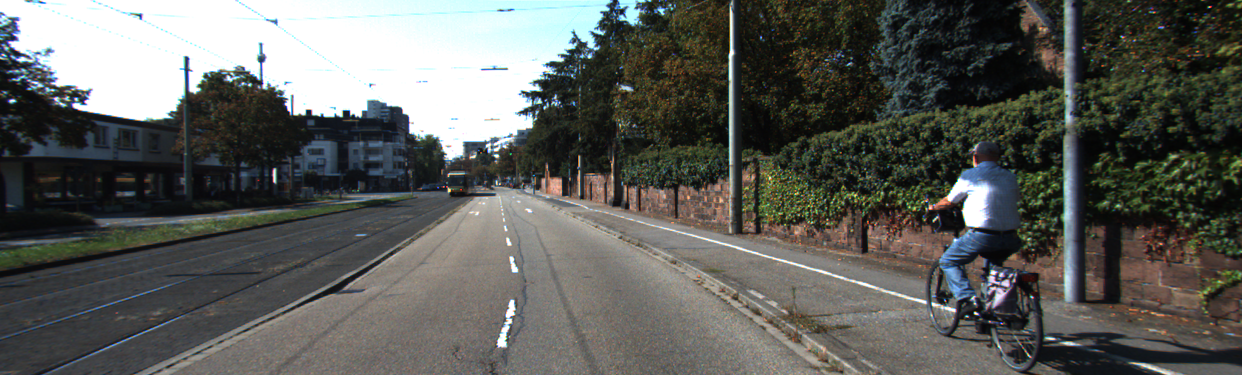
#> input picture dataset/images/um_000000.png, 1242 x 375 px, found by its file name; its folder holds only this picture in this run
$ jupyter execute MediumCode.ipynb
#> lines starting #> are read from the running program, lines starting #| are printed output that depends on the picture; after the words box and inside, x2 and y2 are one past the last pixel; in counts of white or black regions, pixels touching at a corner belong together
[cell 1]
import cv2
import numpy as np
import os
import matplotlib.pyplot as plt

def do_canny(frame):
    # Converts frame to grayscale because we only need the luminance channel for detecting edges - less computationally expensive
    gray = cv2.cvtColor(frame, cv2.COLOR_RGB2GRAY)
    # Applies a 5x5 gaussian blur with deviation of 0 to frame - not mandatory since Canny will do this for us
    blur = cv2.GaussianBlur(gray, (5, 5), 0)
    # Applies Canny edge detector with minVal of 50 and maxVal of 150
    canny = cv2.Canny(blur, 50, 150)
    #plt.imshow(canny)
    return canny

def do_segment(frame):
    # Since an image is a multi-directional array containing the relative intensities of each pixel in the image, we can use frame.shape to return a     #tuple: [number of rows, number of columns, number of channels] of the dimensions of the frame
    # frame.shape[0] give us the number of rows of pixels the frame has. Since height begins from 0 at the top, the y-coordinate of the bottom of       #the frame is its height
    height = frame.shape[0]
    #width = frame.shape[1]
    # Creates a triangular polygon for the mask defined by three (x, y) coordinates
    polygons = np.array([
                            [(0, height), (1200, height), (1000,200), (400,200)]
                        ])
    # Creates an image filled with zero intensities with the same dimensions as the frame
    mask = np.zeros_like(frame)
    # Allows the mask to be filled with values of 1 and the other areas to be filled with values of 0
    cv2.fillPoly(mask, polygons, 255)
    # A bitwise and operation between the mask and frame keeps only the triangular area of the frame
    segment = cv2.bitwise_and(frame, mask)
    #plt.imshow(segment)
    return segment


def calculate_lines(frame, lines):
    # Empty arrays to store the coordinates of the left and right lines
    left = []
    right = []
    # Loops through every detected line
    for line in lines:
        # Reshapes line from 2D array to 1D array

        x1, y1, x2, y2 = line.reshape(4)

        # Fits a linear polynomial to the x and y coordinates and returns a vector of coefficients which describe the slope and y-intercept
        parameters = np.polyfit((x1, x2), (y1, y2), 1)
        slope = parameters[0]

        y_intercept = parameters[1]
        # If slope is negative, the line is to the left of the lane, and otherwise, the line is to the right of the lane
        if slope < 0:
            left.append((slope, y_intercept))
        else:
            right.append((slope, y_intercept))
    # Averages out all the values for left and right into a single slope and y-intercept value for each line

    left_avg = np.average(left, axis = 0)
    right_avg = np.average(right, axis = 0)
    # Calculates the x1, y1, x2, y2 coordinates for the left and right lines


    left_line = calculate_coordinates(frame, left_avg)
    right_line = calculate_coordinates(frame, right_avg)

    return np.array([left_line, right_line])

def calculate_coordinates(frame, parameters):
    slope, intercept = parameters
    # Sets initial y-coordinate as height from top down (bottom of the frame)
    y1 = frame.shape[0]
    # Sets final y-coordinate as 150 above the bottom of the frame
    y2 = int(y1 - 150)
    # Sets initial x-coordinate as (y1 - b) / m since y1 = mx1 + b
    x1 = int((y1 - intercept) / slope)
    # Sets final x-coordinate as (y2 - b) / m since y2 = mx2 + b
    x2 = int((y2 - intercept) / slope)
    return np.array([x1, y1, x2, y2])

def visualize_lines(frame, lines):
    # Creates an image filled with zero intensities with the same dimensions as the frame
    lines_visualize = np.zeros_like(frame)
    # Checks if any lines are detected
    boundary =[]
    #print(lines)
    if lines is not None:
        for x1, y1, x2, y2 in lines:
            # Draws lines between two coordinates with green color and 5 thickness
            cv2.line(lines_visualize, (x1, y1), (x2, y2), (0, 255, 0), 5)
            #laneboundary = (x1,y1),(x2,y2)
            boundary.append([x1,y1])
            boundary.append([x2,y2])
            # [5 lines of commented-out code are left out]
    boundary =np.array(boundary)

    return [lines_visualize, boundary]


if __name__ == '__main__':

    sourceFolder = '/Users/sarjana/Documents/UMD /Spring 2020/ENSE 622/dataset/images'
    destFolder = '/Users/sarjana/Documents/UMD /Spring 2020/ENSE 622/dataset/Medium Code'
    filename = os.listdir(sourceFolder)
    for file in filename :
        if file.endswith('.png') :

            frame = cv2.imread('/Users/sarjana/Documents/UMD /Spring 2020/ENSE 622/dataset/images' +'/' +file)
#> frame is the input picture: shape (375, 1242, 3); mean B, G, R 89.7, 93.9, 92.4

            canny = do_canny(frame)
#> in do_canny, `gray = cv2.cvtColor(frame, cv2.COLOR_RGB2GRAY)`:
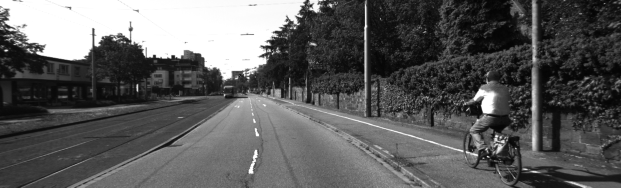
#> gray: shape (375, 1242) (shown at 1/2 size); min 2, max 255, mean 92.4
#> in do_canny, `canny = cv2.Canny(blur, 50, 150)`:
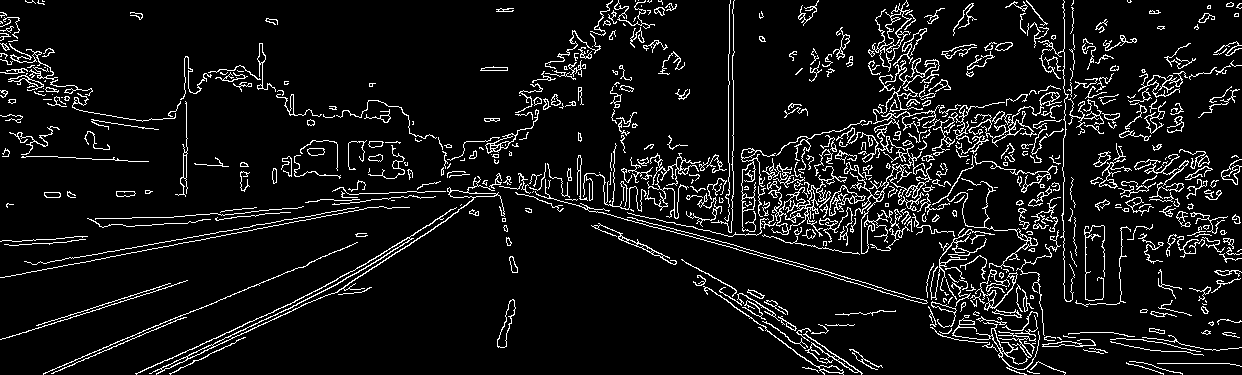
#> canny: shape (375, 1242); 8% white in thin lines or dots

            segment = do_segment(canny)
#> in do_segment, `cv2.fillPoly(mask, polygons, 255)`:
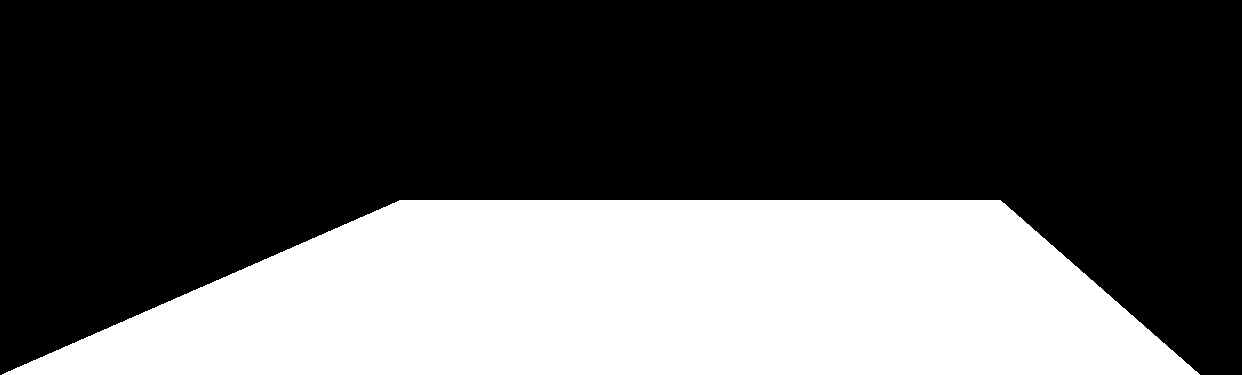
#> mask: shape (375, 1242); 33.8% white; 1 white region, box (x1, y1, x2, y2) and area: (2, 200, 1200, 375) 157537
#> in do_segment, `segment = cv2.bitwise_and(frame, mask)`:
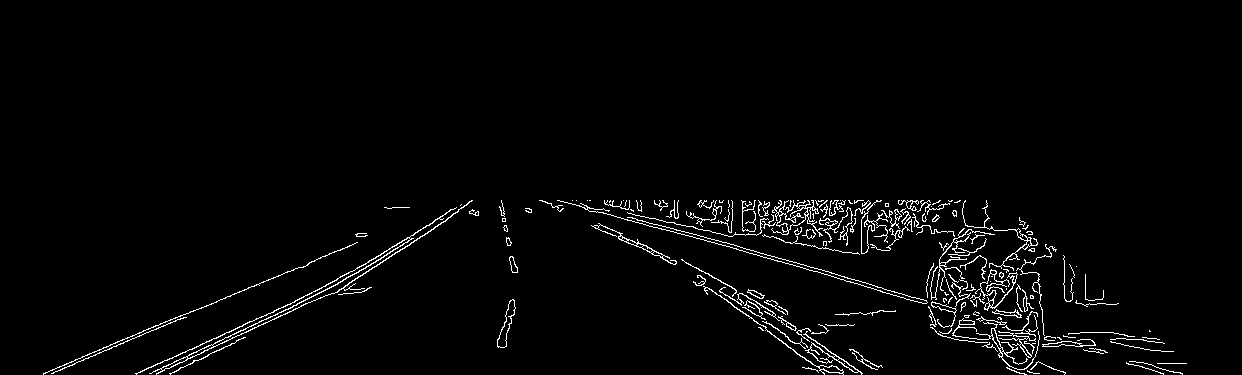
#> segment: shape (375, 1242); 2.4% white in thin lines or dots, all inside (x1, y1, x2, y2) = (43, 200, 1187, 375)
            hough = cv2.HoughLinesP(segment, 2, np.pi / 180, 100, np.array([]), minLineLength = 100, maxLineGap = 50)
#> hough = 75 rows, first 6: [584, 205, 1130, 361], [673, 228, 1182, 373], [169, 368, 440, 224], [567, 202, 685, 235], [234, 293, 351, 245], [968, 341, 1154, 341]

            # Averages multiple detected lines from hough into one line for left border of lane and one line for right border of lane
            lines = calculate_lines(frame, hough)
#> the loop in calculate_lines, `for line in lines:` made 75 passes
#> (x1, y1, x2, y2, slope, y_intercept) on passes 1 to 8: (584, 205, 1130, 361, 0.286, 38.14), (673, 228, 1182, 373, 0.285, 36.28), (169, 368, 440, 224, -0.531, 457.8), (567, 202, 685, 235, 0.28, 43.43), (234, 293, 351, 245, -0.41, 389), (968, 341, 1154, 341, 1.85e-16, 341), (136, 373, 374, 267, -0.445, 433.6), (675, 232, 1032, 232, 3.93e-17, 232)
#> after the loop in calculate_lines, `for line in lines:`: left = 23 items, first 6: (-0.531, 457.8), (-0.41, 389), (-0.445, 433.6), (-1.43e-17, 207), (-2.92e-16, 311), (-5.57e-17, 332); right = 52 pairs, first value 7.93e-18 to 0.753, second value -247.7 to 341
#> in calculate_lines, `left_avg = np.average(left, axis = 0)`: left_avg = [-0.268, 358]
#> in calculate_lines, `right_avg = np.average(right, axis = 0)`: right_avg = [0.188, 125.9]
#> in calculate_coordinates, `slope, intercept = parameters`: slope = -0.268; intercept = 358
#> in calculate_coordinates, `x1 = int((y1 - intercept) / slope)`: x1 = -63
#> in calculate_coordinates, `x2 = int((y2 - intercept) / slope)`: x2 = 496
#> in calculate_lines, `left_line = calculate_coordinates(frame, left_avg)`: left_line = [-63, 375, 496, 225]
#> in calculate_lines, `right_line = calculate_coordinates(frame, right_avg)`: right_line = [1326, 375, 527, 225]
#> lines = [[-63, 375, 496, 225], [1326, 375, 527, 225]]
            #border =[(lines[0][0], lines[0][1]),(lines[0][2], lines[0][3]),(lines[1][0], lines[1][1]),(lines[1][2], lines[1][3])]
            #border = np.array(border)

            # Visualizes the lines
            [lines_visualize, boundary] = visualize_lines(frame, lines)
#> the loop in visualize_lines, `for x1, y1, x2, y2 in lines:` made 2 passes
#> after the loop in visualize_lines, `for x1, y1, x2, y2 in lines:`:
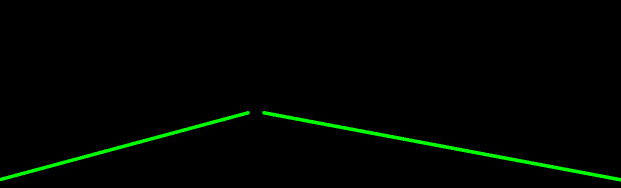
#> lines_visualize: shape (375, 1242, 3) (shown at 1/2 size); mean of channels 0, 1, 2 0, 4.8, 0; drawn as B, G, R
#> after the loop in visualize_lines, `for x1, y1, x2, y2 in lines:`: boundary = [[-63, 375], [496, 225], [1326, 375], [527, 225]]
#> boundary = [[-63, 375], [496, 225], [1326, 375], [527, 225]]
            #print(laneboundary)
            output = np.zeros_like(lines_visualize)
            cv2.fillConvexPoly(output,np.int32([boundary]),(255, 255,255))
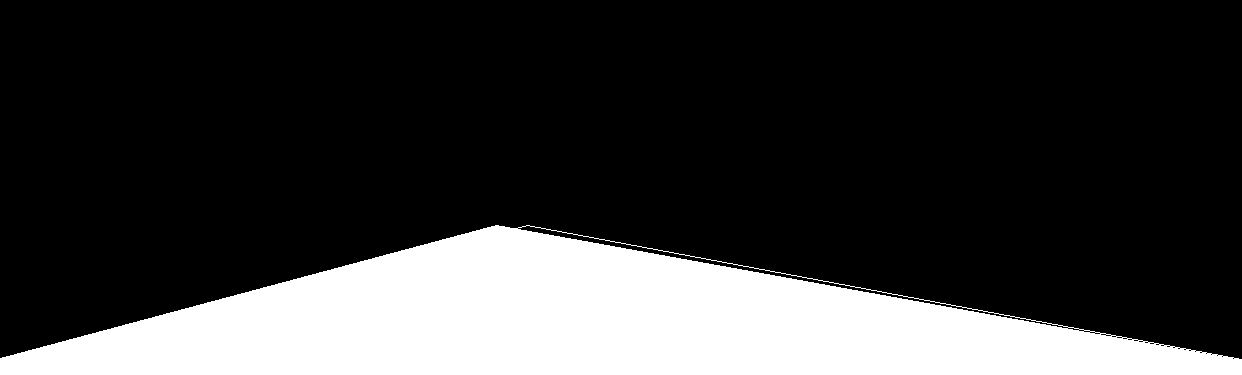
#> output: shape (375, 1242, 3); 22.2% white; 1 white region, box (x1, y1, x2, y2) and area: (0, 225, 1242, 375) 103620

            # Overlays lines on frame by taking their weighted sums and adding an arbitrary scalar value of 1 as the gamma argument
            #output = cv2.addWeighted(frame, 0.9, lines_visualize, 1, 1)
            # Opens a new window and displays the output frame
            cv2.imwrite(destFolder + '/' + file, output)

    cv2.waitKey(0)
    cv2.destroyAllWindows()

$ run again, on dataset/images/um_000005.png
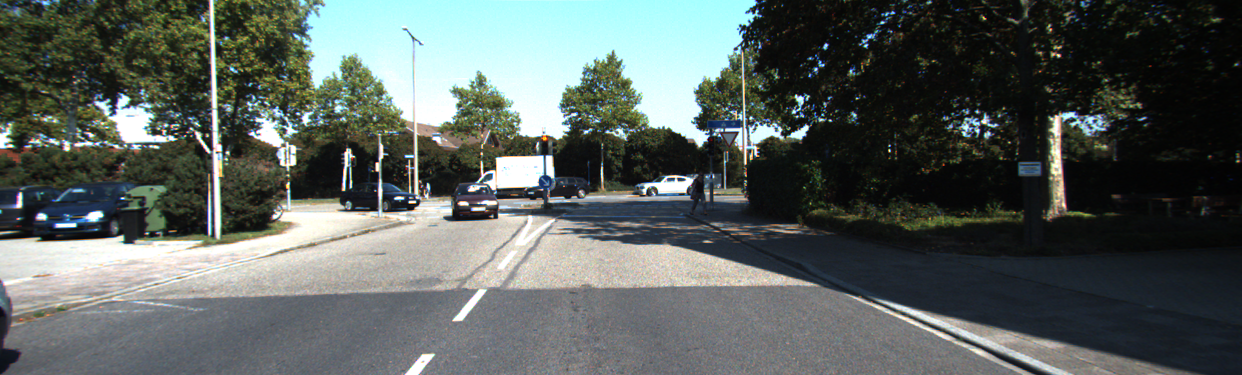
#> input picture dataset/images/um_000005.png, 1242 x 375 px, found by its file name
#> frame is the input picture: shape (375, 1242, 3); mean B, G, R 93.6, 97.1, 89.4
#> canny: shape (375, 1242); 6.8% white in thin lines or dots
#> mask: shape (375, 1242); 33.8% white; 1 white region, box (x1, y1, x2, y2) and area: (2, 200, 1200, 375) 157537
#> segment: shape (375, 1242); 1.2% white in thin lines or dots, all inside (x1, y1, x2, y2) = (2, 200, 1199, 375)
#> hough = 33 rows, first 6: [443, 201, 633, 244], [414, 290, 733, 285], [486, 200, 775, 272], [656, 228, 998, 217], [479, 201, 655, 244], [815, 286, 1191, 372]
#> the loop in calculate_lines, `for line in lines:` made 33 passes
#> (x1, y1, x2, y2, slope, y_intercept) on passes 1 to 8: (443, 201, 633, 244, 0.226, 100.7), (414, 290, 733, 285, -0.0157, 296.5), (486, 200, 775, 272, 0.249, 78.92), (656, 228, 998, 217, -0.0322, 249.1), (479, 201, 655, 244, 0.244, 83.97), (815, 286, 1191, 372, 0.229, 99.59), (676, 229, 809, 227, -0.015, 239.2), (175, 298, 497, 287, -0.0342, 304)
#> after the loop in calculate_lines, `for line in lines:`: left = 19 items, first 6: (-0.0157, 296.5), (-0.0322, 249.1), (-0.015, 239.2), (-0.0342, 304), (-0.0317, 246.3), (-0.234, 318.9); right = [(0.226, 100.7), (0.249, 78.92), (0.244, 83.97), (0.229, 99.59), (0.463, -99.11), (0.424, -71.53), (0.428, -69.97), (0.0188, 210.1), (0.42, -75.82), (0.404, -44.55), (1.16e-16, 215), (0.0149, 205.4), (0.0169, 200), (0.0174, 211.8)]
#> left_avg = [-0.171, 321.6]
#> right_avg = [0.225, 74.6]
#> in calculate_coordinates, `slope, intercept = parameters`: slope = -0.171; intercept = 321.6
#> in calculate_coordinates, `x1 = int((y1 - intercept) / slope)`: x1 = -311
#> in calculate_coordinates, `x2 = int((y2 - intercept) / slope)`: x2 = 563
#> left_line = [-311, 375, 563, 225]
#> right_line = [1333, 375, 667, 225]
#> lines = [[-311, 375, 563, 225], [1333, 375, 667, 225]]
#> the loop in visualize_lines, `for x1, y1, x2, y2 in lines:` made 2 passes
#> after the loop in visualize_lines, `for x1, y1, x2, y2 in lines:`:
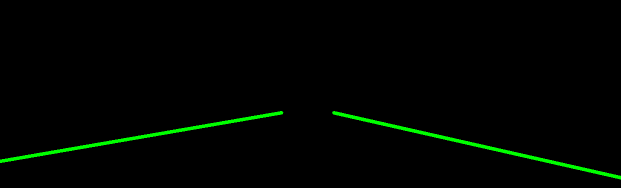
#> lines_visualize: shape (375, 1242, 3) (shown at 1/2 size); mean of channels 0, 1, 2 0, 4.5, 0; drawn as B, G, R
#> after the loop in visualize_lines, `for x1, y1, x2, y2 in lines:`: boundary = [[-311, 375], [563, 225], [1333, 375], [667, 225]]
#> `cv2.fillConvexPoly(output,np.int32([boundary]),(255, 255,255))`:
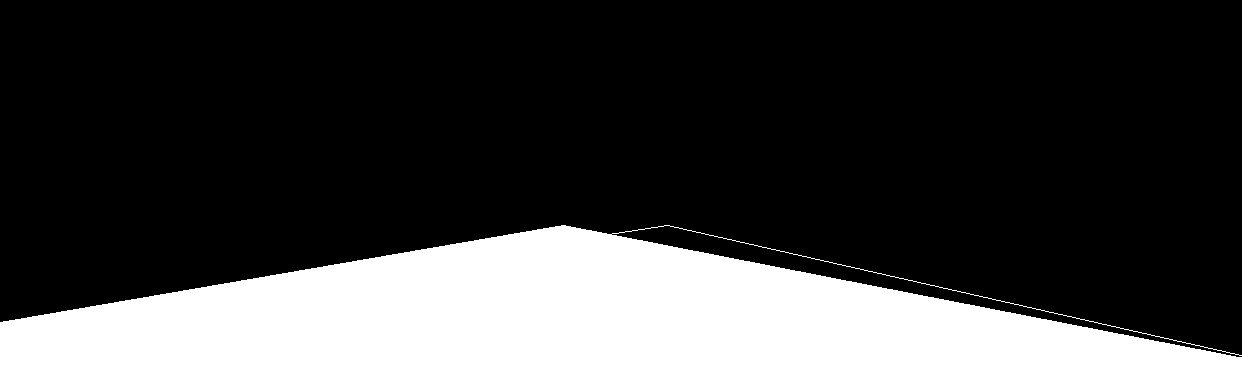
#> output: shape (375, 1242, 3); 24.6% white; 1 white region, box (x1, y1, x2, y2) and area: (0, 225, 1242, 375) 114522

$ run again, on dataset/images/um_000006.png
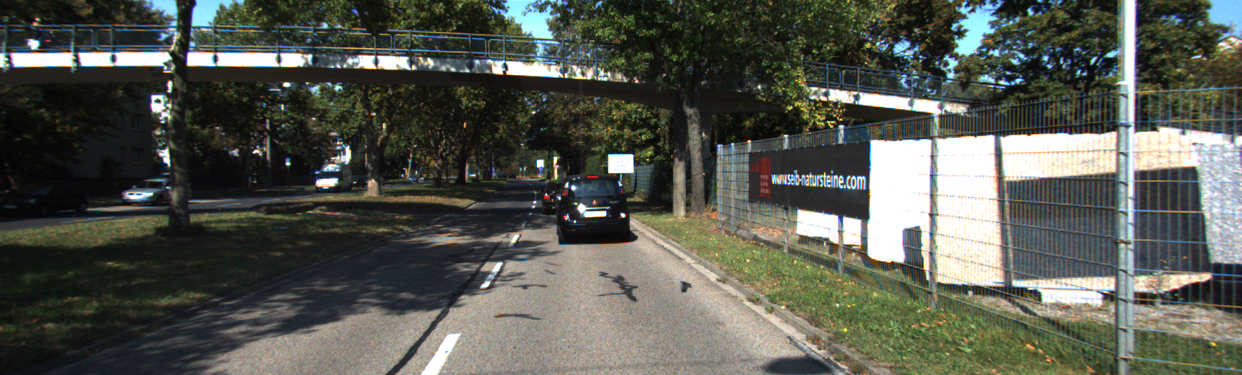
#> input picture dataset/images/um_000006.png, 1242 x 375 px, found by its file name
#> frame is the input picture: shape (375, 1242, 3); mean B, G, R 80.2, 88.7, 85.9
#> canny: shape (375, 1242); 9.2% white in thin lines or dots
#> mask: shape (375, 1242); 33.8% white; 1 white region, box (x1, y1, x2, y2) and area: (2, 200, 1200, 375) 157537
#> segment: shape (375, 1242); 2.3% white in thin lines or dots, all inside (x1, y1, x2, y2) = (186, 200, 1190, 375)
#> hough = 112 rows, first 6: [673, 203, 1052, 333], [608, 202, 891, 372], [1003, 316, 1127, 316], [867, 284, 1082, 284], [446, 243, 678, 243], [459, 270, 622, 276]
#> the loop in calculate_lines, `for line in lines:` made 112 passes
#> (x1, y1, x2, y2, slope, y_intercept) on passes 1 to 8: (673, 203, 1052, 333, 0.343, -27.84), (608, 202, 891, 372, 0.601, -163.2), (1003, 316, 1127, 316, 8.29e-17, 316), (867, 284, 1082, 284, -3.68e-17, 284), (446, 243, 678, 243, -6.99e-17, 243), (459, 270, 622, 276, 0.0368, 253.1), (833, 269, 1012, 250, -0.106, 357.4), (872, 293, 1041, 293, -1.57e-16, 293)
#> after the loop in calculate_lines, `for line in lines:`: left = 47 pairs, first value -1.47 to -2.97e-17, second value 215 to 994.8; right = 65 pairs, first value 2.42e-17 to 0.673, second value -200 to 367
#> left_avg = [-0.147, 370.8]
#> right_avg = [0.132, 185.4]
#> in calculate_coordinates, `slope, intercept = parameters`: slope = -0.147; intercept = 370.8
#> in calculate_coordinates, `x1 = int((y1 - intercept) / slope)`: x1 = -28
#> in calculate_coordinates, `x2 = int((y2 - intercept) / slope)`: x2 = 990
#> left_line = [-28, 375, 990, 225]
#> right_line = [1441, 375, 300, 225]
#> lines = [[-28, 375, 990, 225], [1441, 375, 300, 225]]
#> the loop in visualize_lines, `for x1, y1, x2, y2 in lines:` made 2 passes
#> after the loop in visualize_lines, `for x1, y1, x2, y2 in lines:`:
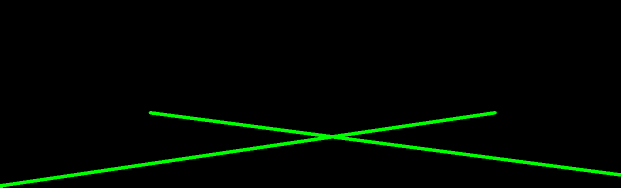
#> lines_visualize: shape (375, 1242, 3) (shown at 1/2 size); mean of channels 0, 1, 2 0, 7.3, 0; drawn as B, G, R
#> after the loop in visualize_lines, `for x1, y1, x2, y2 in lines:`: boundary = [[-28, 375], [990, 225], [1441, 375], [300, 225]]
#> `cv2.fillConvexPoly(output,np.int32([boundary]),(255, 255,255))`:
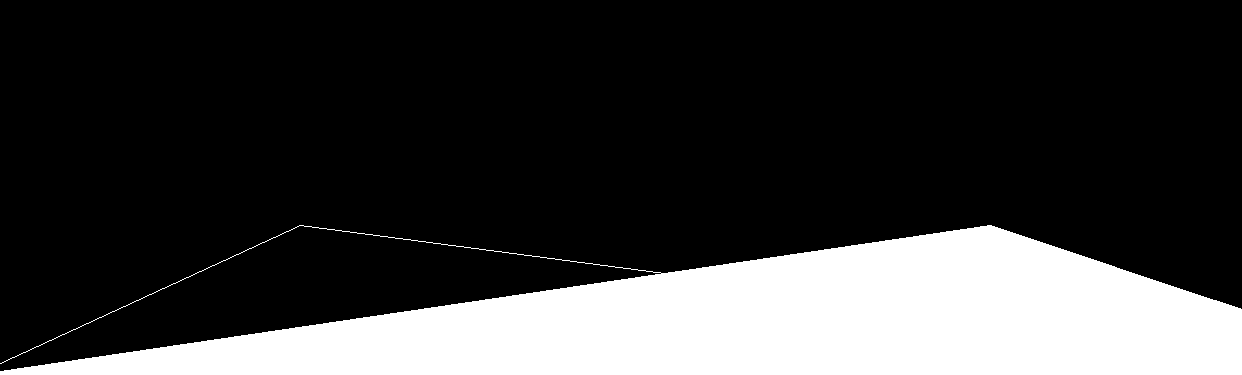
#> output: shape (375, 1242, 3); 22.3% white; 1 white region, box (x1, y1, x2, y2) and area: (0, 225, 1242, 375) 104044
